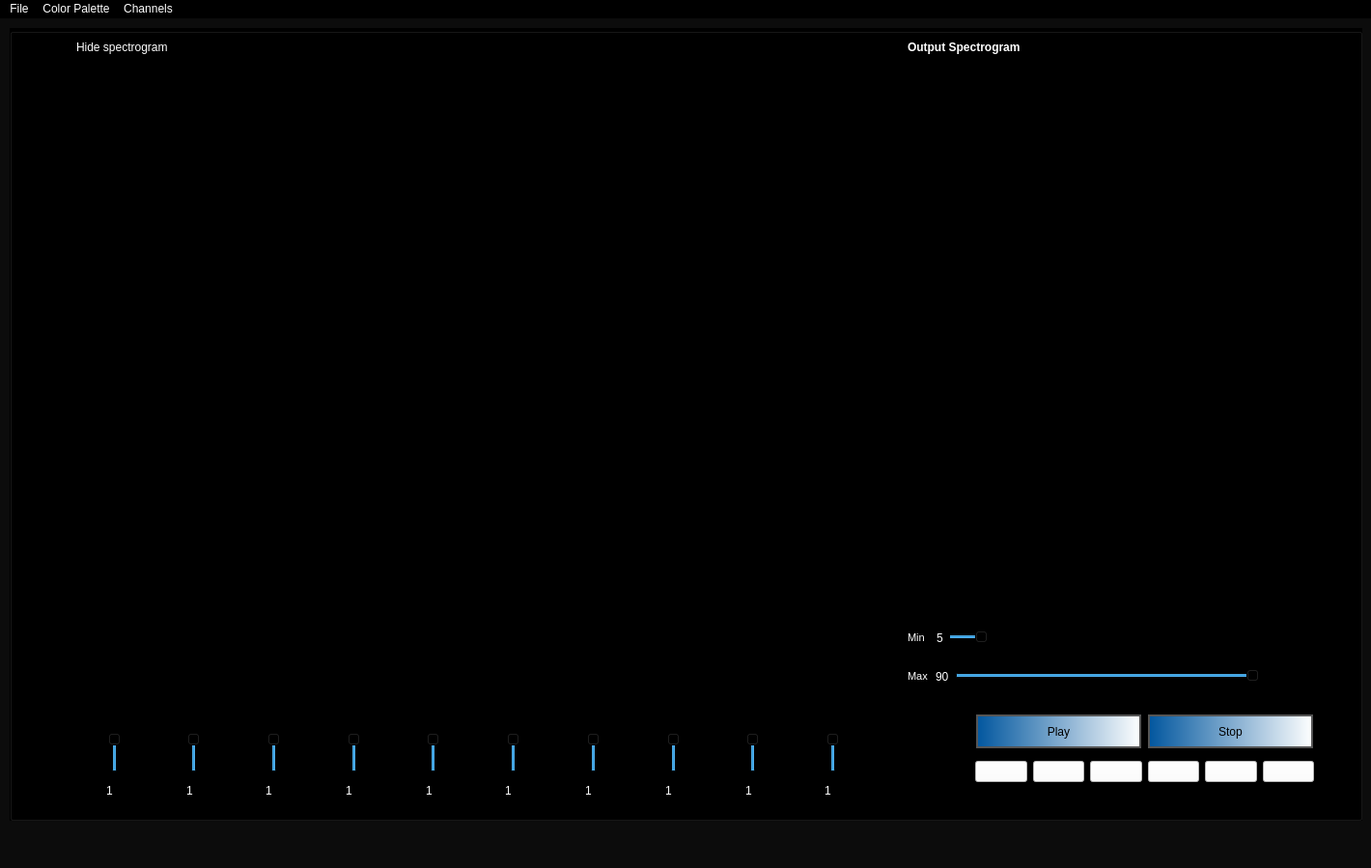
<?xml version="1.0" encoding="UTF-8"?>
<ui version="4.0">
 <class>MainWindow</class>
 <widget class="QMainWindow" name="MainWindow">
  <property name="geometry">
   <rect>
    <x>0</x>
    <y>0</y>
    <width>1420</width>
    <height>899</height>
   </rect>
  </property>
  <property name="mouseTracking">
   <bool>true</bool>
  </property>
  <property name="windowTitle">
   <string>Equalizer</string>
  </property>
  <property name="accessibleName">
   <string/>
  </property>
  <property name="autoFillBackground">
   <bool>false</bool>
  </property>
  <property name="styleSheet">
   <string notr="true">background-color: rgb(12, 12, 12);
color: rgb(255, 255, 255);
</string>
  </property>
  <property name="unifiedTitleAndToolBarOnMac">
   <bool>false</bool>
  </property>
  <widget class="QWidget" name="centralwidget">
   <widget class="QGroupBox" name="Main">
    <property name="enabled">
     <bool>true</bool>
    </property>
    <property name="geometry">
     <rect>
      <x>10</x>
      <y>10</y>
      <width>1401</width>
      <height>821</height>
     </rect>
    </property>
    <property name="sizePolicy">
     <sizepolicy hsizetype="Expanding" vsizetype="Expanding">
      <horstretch>100</horstretch>
      <verstretch>100</verstretch>
     </sizepolicy>
    </property>
    <property name="minimumSize">
     <size>
      <width>1344</width>
      <height>759</height>
     </size>
    </property>
    <property name="baseSize">
     <size>
      <width>0</width>
      <height>0</height>
     </size>
    </property>
    <property name="styleSheet">
     <string notr="true">background-color: rgb(0, 0, 0);</string>
    </property>
    <widget class="QWidget" name="layoutWidget">
     <property name="geometry">
      <rect>
       <x>100</x>
       <y>780</y>
       <width>821</width>
       <height>20</height>
      </rect>
     </property>
     <layout class="QHBoxLayout" name="numberslayout">
      <item>
       <widget class="QLabel" name="Gain1Label">
        <property name="text">
         <string>1</string>
        </property>
       </widget>
      </item>
      <item>
       <widget class="QLabel" name="Gain2Label">
        <property name="text">
         <string>1</string>
        </property>
       </widget>
      </item>
      <item>
       <widget class="QLabel" name="Gain3Label">
        <property name="text">
         <string>1</string>
        </property>
       </widget>
      </item>
      <item>
       <widget class="QLabel" name="Gain4Label">
        <property name="text">
         <string>1</string>
        </property>
       </widget>
      </item>
      <item>
       <widget class="QLabel" name="Gain5Label">
        <property name="text">
         <string>1</string>
        </property>
       </widget>
      </item>
      <item>
       <widget class="QLabel" name="Gain6Label">
        <property name="text">
         <string>1</string>
        </property>
       </widget>
      </item>
      <item>
       <widget class="QLabel" name="Gain7Label">
        <property name="text">
         <string>1</string>
        </property>
       </widget>
      </item>
      <item>
       <widget class="QLabel" name="Gain8Label">
        <property name="text">
         <string>1</string>
        </property>
       </widget>
      </item>
      <item>
       <widget class="QLabel" name="Gain9Label">
        <property name="text">
         <string>1</string>
        </property>
       </widget>
      </item>
      <item>
       <widget class="QLabel" name="Gain10Label">
        <property name="text">
         <string>1</string>
        </property>
       </widget>
      </item>
     </layout>
    </widget>
    <widget class="QWidget" name="layoutWidget">
     <property name="geometry">
      <rect>
       <x>930</x>
       <y>660</y>
       <width>51</width>
       <height>23</height>
      </rect>
     </property>
     <layout class="QHBoxLayout" name="labelslayout">
      <item>
       <widget class="QLabel" name="SliderMaxLabel">
        <property name="font">
         <font>
          <family>MS Shell Dlg 2</family>
          <pointsize>8</pointsize>
          <weight>50</weight>
          <italic>false</italic>
          <bold>false</bold>
         </font>
        </property>
        <property name="styleSheet">
         <string notr="true">font: 8pt &quot;MS Shell Dlg 2&quot;;</string>
        </property>
        <property name="text">
         <string>Max</string>
        </property>
       </widget>
      </item>
      <item>
       <widget class="QLabel" name="GainMaxLabel">
        <property name="styleSheet">
         <string notr="true">font: 8pt &quot;MS Shell Dlg 2&quot;;</string>
        </property>
        <property name="text">
         <string>90</string>
        </property>
       </widget>
      </item>
     </layout>
    </widget>
    <widget class="QWidget" name="layoutWidget">
     <property name="geometry">
      <rect>
       <x>70</x>
       <y>620</y>
       <width>821</width>
       <height>151</height>
      </rect>
     </property>
     <layout class="QHBoxLayout" name="sliderslayout">
      <item>
       <widget class="QSlider" name="Slider_1">
        <property name="sizePolicy">
         <sizepolicy hsizetype="Preferred" vsizetype="Preferred">
          <horstretch>0</horstretch>
          <verstretch>0</verstretch>
         </sizepolicy>
        </property>
        <property name="maximum">
         <number>5</number>
        </property>
        <property name="singleStep">
         <number>1</number>
        </property>
        <property name="value">
         <number>1</number>
        </property>
        <property name="orientation">
         <enum>Qt::Vertical</enum>
        </property>
       </widget>
      </item>
      <item>
       <widget class="QSlider" name="Slider_2">
        <property name="sizePolicy">
         <sizepolicy hsizetype="Preferred" vsizetype="Preferred">
          <horstretch>0</horstretch>
          <verstretch>0</verstretch>
         </sizepolicy>
        </property>
        <property name="maximum">
         <number>5</number>
        </property>
        <property name="value">
         <number>1</number>
        </property>
        <property name="sliderPosition">
         <number>1</number>
        </property>
        <property name="orientation">
         <enum>Qt::Vertical</enum>
        </property>
       </widget>
      </item>
      <item>
       <widget class="QSlider" name="Slider_3">
        <property name="sizePolicy">
         <sizepolicy hsizetype="Preferred" vsizetype="Preferred">
          <horstretch>0</horstretch>
          <verstretch>0</verstretch>
         </sizepolicy>
        </property>
        <property name="styleSheet">
         <string notr="true">color: qlineargradient(spread:pad, x1:0, y1:0, x2:1, y2:0, stop:0 rgba(0, 86, 158, 255), stop:1 rgba(255, 255, 255, 255));</string>
        </property>
        <property name="maximum">
         <number>5</number>
        </property>
        <property name="value">
         <number>1</number>
        </property>
        <property name="orientation">
         <enum>Qt::Vertical</enum>
        </property>
       </widget>
      </item>
      <item>
       <widget class="QSlider" name="Slider_4">
        <property name="sizePolicy">
         <sizepolicy hsizetype="Preferred" vsizetype="Preferred">
          <horstretch>0</horstretch>
          <verstretch>0</verstretch>
         </sizepolicy>
        </property>
        <property name="maximum">
         <number>5</number>
        </property>
        <property name="value">
         <number>1</number>
        </property>
        <property name="orientation">
         <enum>Qt::Vertical</enum>
        </property>
       </widget>
      </item>
      <item>
       <widget class="QSlider" name="Slider_5">
        <property name="sizePolicy">
         <sizepolicy hsizetype="Preferred" vsizetype="Preferred">
          <horstretch>0</horstretch>
          <verstretch>0</verstretch>
         </sizepolicy>
        </property>
        <property name="maximum">
         <number>5</number>
        </property>
        <property name="value">
         <number>1</number>
        </property>
        <property name="orientation">
         <enum>Qt::Vertical</enum>
        </property>
       </widget>
      </item>
      <item>
       <widget class="QSlider" name="Slider_6">
        <property name="sizePolicy">
         <sizepolicy hsizetype="Preferred" vsizetype="Preferred">
          <horstretch>0</horstretch>
          <verstretch>0</verstretch>
         </sizepolicy>
        </property>
        <property name="maximum">
         <number>5</number>
        </property>
        <property name="value">
         <number>1</number>
        </property>
        <property name="orientation">
         <enum>Qt::Vertical</enum>
        </property>
       </widget>
      </item>
      <item>
       <widget class="QSlider" name="Slider_7">
        <property name="sizePolicy">
         <sizepolicy hsizetype="Preferred" vsizetype="Preferred">
          <horstretch>0</horstretch>
          <verstretch>0</verstretch>
         </sizepolicy>
        </property>
        <property name="maximum">
         <number>5</number>
        </property>
        <property name="value">
         <number>1</number>
        </property>
        <property name="orientation">
         <enum>Qt::Vertical</enum>
        </property>
       </widget>
      </item>
      <item>
       <widget class="QSlider" name="Slider_8">
        <property name="sizePolicy">
         <sizepolicy hsizetype="Preferred" vsizetype="Preferred">
          <horstretch>0</horstretch>
          <verstretch>0</verstretch>
         </sizepolicy>
        </property>
        <property name="maximum">
         <number>5</number>
        </property>
        <property name="value">
         <number>1</number>
        </property>
        <property name="orientation">
         <enum>Qt::Vertical</enum>
        </property>
       </widget>
      </item>
      <item>
       <widget class="QSlider" name="Slider_9">
        <property name="sizePolicy">
         <sizepolicy hsizetype="Preferred" vsizetype="Preferred">
          <horstretch>0</horstretch>
          <verstretch>0</verstretch>
         </sizepolicy>
        </property>
        <property name="maximum">
         <number>5</number>
        </property>
        <property name="value">
         <number>1</number>
        </property>
        <property name="orientation">
         <enum>Qt::Vertical</enum>
        </property>
       </widget>
      </item>
      <item>
       <widget class="QSlider" name="Slider_10">
        <property name="sizePolicy">
         <sizepolicy hsizetype="Preferred" vsizetype="Preferred">
          <horstretch>0</horstretch>
          <verstretch>0</verstretch>
         </sizepolicy>
        </property>
        <property name="maximum">
         <number>5</number>
        </property>
        <property name="value">
         <number>1</number>
        </property>
        <property name="orientation">
         <enum>Qt::Vertical</enum>
        </property>
       </widget>
      </item>
     </layout>
    </widget>
    <widget class="QWidget" name="layoutWidget">
     <property name="geometry">
      <rect>
       <x>1000</x>
       <y>710</y>
       <width>351</width>
       <height>37</height>
      </rect>
     </property>
     <layout class="QHBoxLayout" name="buttonslayout"/>
    </widget>
    <widget class="PlotWidget" name="OutputSpectro">
     <property name="geometry">
      <rect>
       <x>930</x>
       <y>40</y>
       <width>451</width>
       <height>561</height>
      </rect>
     </property>
     <property name="sizePolicy">
      <sizepolicy hsizetype="Preferred" vsizetype="Preferred">
       <horstretch>0</horstretch>
       <verstretch>0</verstretch>
      </sizepolicy>
     </property>
    </widget>
    <widget class="QLabel" name="OutputSpecLabel">
     <property name="geometry">
      <rect>
       <x>930</x>
       <y>10</y>
       <width>441</width>
       <height>21</height>
      </rect>
     </property>
     <property name="text">
      <string>&lt;html&gt;&lt;head/&gt;&lt;body&gt;&lt;p&gt;&lt;span style=&quot; font-weight:700;&quot;&gt;Output Spectrogram&lt;/span&gt;&lt;/p&gt;&lt;/body&gt;&lt;/html&gt;</string>
     </property>
    </widget>
    <widget class="QWidget" name="layoutWidget_3">
     <property name="geometry">
      <rect>
       <x>1000</x>
       <y>750</y>
       <width>351</width>
       <height>41</height>
      </rect>
     </property>
     <layout class="QHBoxLayout" name="sliderslayout_3">
      <item>
       <widget class="QPushButton" name="zoom_in">
        <property name="styleSheet">
         <string notr="true">QPushButton { background-color: white; }</string>
        </property>
        <property name="text">
         <string/>
        </property>
        <property name="icon">
         <iconset resource="img.qrc">
          <normaloff>:/img/zoomin.JPG</normaloff>:/img/zoomin.JPG</iconset>
        </property>
        <property name="iconSize">
         <size>
          <width>25</width>
          <height>25</height>
         </size>
        </property>
        <property name="shortcut">
         <string>Ctrl+=</string>
        </property>
       </widget>
      </item>
      <item>
       <widget class="QPushButton" name="zoom_out">
        <property name="styleSheet">
         <string notr="true">QPushButton { background-color: white; }</string>
        </property>
        <property name="text">
         <string/>
        </property>
        <property name="icon">
         <iconset resource="img.qrc">
          <normaloff>:/img/zoomout.JPG</normaloff>:/img/zoomout.JPG</iconset>
        </property>
        <property name="iconSize">
         <size>
          <width>25</width>
          <height>25</height>
         </size>
        </property>
        <property name="shortcut">
         <string>Ctrl+-</string>
        </property>
       </widget>
      </item>
      <item>
       <widget class="QPushButton" name="up_button">
        <property name="styleSheet">
         <string notr="true">QPushButton { background-color: white; }</string>
        </property>
        <property name="text">
         <string/>
        </property>
        <property name="icon">
         <iconset resource="img.qrc">
          <normaloff>:/img/uparrw-Copy.png</normaloff>:/img/uparrw-Copy.png</iconset>
        </property>
        <property name="iconSize">
         <size>
          <width>25</width>
          <height>25</height>
         </size>
        </property>
        <property name="shortcut">
         <string>Up</string>
        </property>
       </widget>
      </item>
      <item>
       <widget class="QPushButton" name="down_button">
        <property name="styleSheet">
         <string notr="true">QPushButton { background-color: white; }</string>
        </property>
        <property name="text">
         <string/>
        </property>
        <property name="icon">
         <iconset resource="img.qrc">
          <normaloff>:/img/dwnarrw.png</normaloff>:/img/dwnarrw.png</iconset>
        </property>
        <property name="iconSize">
         <size>
          <width>25</width>
          <height>25</height>
         </size>
        </property>
        <property name="shortcut">
         <string>Down</string>
        </property>
       </widget>
      </item>
      <item>
       <widget class="QPushButton" name="left_button">
        <property name="styleSheet">
         <string notr="true">QPushButton { background-color: white; }</string>
        </property>
        <property name="text">
         <string/>
        </property>
        <property name="icon">
         <iconset resource="img.qrc">
          <normaloff>:/img/larrw.png</normaloff>:/img/larrw.png</iconset>
        </property>
        <property name="iconSize">
         <size>
          <width>25</width>
          <height>25</height>
         </size>
        </property>
        <property name="shortcut">
         <string>Left</string>
        </property>
       </widget>
      </item>
      <item>
       <widget class="QPushButton" name="right_button">
        <property name="styleSheet">
         <string notr="true">QPushButton { background-color: white; }</string>
        </property>
        <property name="text">
         <string/>
        </property>
        <property name="icon">
         <iconset resource="img.qrc">
          <normaloff>:/img/Rarrw.png</normaloff>:/img/Rarrw.png</iconset>
        </property>
        <property name="iconSize">
         <size>
          <width>25</width>
          <height>25</height>
         </size>
        </property>
        <property name="shortcut">
         <string>Right</string>
        </property>
       </widget>
      </item>
     </layout>
    </widget>
    <widget class="QSlider" name="Slider_11">
     <property name="geometry">
      <rect>
       <x>959</x>
       <y>620</y>
       <width>411</width>
       <height>22</height>
      </rect>
     </property>
     <property name="maximum">
      <number>50</number>
     </property>
     <property name="value">
      <number>5</number>
     </property>
     <property name="orientation">
      <enum>Qt::Horizontal</enum>
     </property>
    </widget>
    <widget class="QSlider" name="Slider_12">
     <property name="geometry">
      <rect>
       <x>979</x>
       <y>660</y>
       <width>391</width>
       <height>22</height>
      </rect>
     </property>
     <property name="minimum">
      <number>50</number>
     </property>
     <property name="maximum">
      <number>100</number>
     </property>
     <property name="value">
      <number>90</number>
     </property>
     <property name="orientation">
      <enum>Qt::Horizontal</enum>
     </property>
    </widget>
    <widget class="QWidget" name="layoutWidget_2">
     <property name="geometry">
      <rect>
       <x>930</x>
       <y>620</y>
       <width>44</width>
       <height>23</height>
      </rect>
     </property>
     <layout class="QHBoxLayout" name="labelslayout_2">
      <item>
       <widget class="QLabel" name="SliderMinLabel">
        <property name="font">
         <font>
          <family>MS Shell Dlg 2</family>
          <pointsize>8</pointsize>
          <weight>50</weight>
          <italic>false</italic>
          <bold>false</bold>
         </font>
        </property>
        <property name="styleSheet">
         <string notr="true">font: 8pt &quot;MS Shell Dlg 2&quot;;</string>
        </property>
        <property name="text">
         <string>Min  </string>
        </property>
       </widget>
      </item>
      <item>
       <widget class="QLabel" name="GainMinLabel">
        <property name="text">
         <string>5</string>
        </property>
       </widget>
      </item>
     </layout>
    </widget>
    <widget class="QWidget" name="verticalLayoutWidget">
     <property name="geometry">
      <rect>
       <x>50</x>
       <y>40</y>
       <width>871</width>
       <height>561</height>
      </rect>
     </property>
     <layout class="QVBoxLayout" name="verticalLayout">
      <item>
       <widget class="PlotWidget" name="InputSignal">
        <property name="sizePolicy">
         <sizepolicy hsizetype="Preferred" vsizetype="Preferred">
          <horstretch>0</horstretch>
          <verstretch>0</verstretch>
         </sizepolicy>
        </property>
       </widget>
      </item>
      <item>
       <widget class="PlotWidget" name="InputSpectro">
        <property name="sizePolicy">
         <sizepolicy hsizetype="Preferred" vsizetype="Preferred">
          <horstretch>0</horstretch>
          <verstretch>0</verstretch>
         </sizepolicy>
        </property>
       </widget>
      </item>
      <item>
       <widget class="PlotWidget" name="OutputSignal">
        <property name="sizePolicy">
         <sizepolicy hsizetype="Preferred" vsizetype="Preferred">
          <horstretch>0</horstretch>
          <verstretch>0</verstretch>
         </sizepolicy>
        </property>
        <property name="styleSheet">
         <string notr="true"/>
        </property>
        <property name="backgroundBrush">
         <brush brushstyle="NoBrush">
          <color alpha="0">
           <red>0</red>
           <green>0</green>
           <blue>0</blue>
          </color>
         </brush>
        </property>
       </widget>
      </item>
     </layout>
    </widget>
    <widget class="QCheckBox" name="show_ISpectroCh">
     <property name="geometry">
      <rect>
       <x>50</x>
       <y>10</y>
       <width>201</width>
       <height>20</height>
      </rect>
     </property>
     <property name="styleSheet">
      <string notr="true">background-color: rgb(0, 0, 0);</string>
     </property>
     <property name="text">
      <string>Hide spectrogram</string>
     </property>
     <property name="shortcut">
      <string>Ctrl+H</string>
     </property>
    </widget>
    <widget class="QPushButton" name="Stop_Button">
     <property name="enabled">
      <bool>true</bool>
     </property>
     <property name="geometry">
      <rect>
       <x>1179</x>
       <y>711</y>
       <width>171</width>
       <height>35</height>
      </rect>
     </property>
     <property name="sizePolicy">
      <sizepolicy hsizetype="Preferred" vsizetype="Preferred">
       <horstretch>0</horstretch>
       <verstretch>0</verstretch>
      </sizepolicy>
     </property>
     <property name="styleSheet">
      <string notr="true">background-color: qlineargradient(spread:pad, x1:0, y1:0, x2:1, y2:0, stop:0 rgba(0, 86, 158, 255), stop:1 rgba(255, 255, 255, 255));
color: rgb(0, 0, 0);
font: 63 14pt &quot;Yu Gothic UI Semibold&quot;;
border: 2px solid #555;
border-radius: 30px;
</string>
     </property>
     <property name="text">
      <string>Stop</string>
     </property>
     <property name="shortcut">
      <string>Alt+S</string>
     </property>
     <property name="flat">
      <bool>false</bool>
     </property>
    </widget>
    <widget class="QPushButton" name="Play_Button">
     <property name="enabled">
      <bool>true</bool>
     </property>
     <property name="geometry">
      <rect>
       <x>1001</x>
       <y>711</y>
       <width>171</width>
       <height>35</height>
      </rect>
     </property>
     <property name="sizePolicy">
      <sizepolicy hsizetype="Preferred" vsizetype="Preferred">
       <horstretch>0</horstretch>
       <verstretch>0</verstretch>
      </sizepolicy>
     </property>
     <property name="styleSheet">
      <string notr="true">background-color: qlineargradient(spread:pad, x1:0, y1:0, x2:1, y2:0, stop:0 rgba(0, 86, 158, 255), stop:1 rgba(255, 255, 255, 255));
color: rgb(0, 0, 0);
font: 63 14pt &quot;Yu Gothic UI Semibold&quot;;
border: 2px solid #555;
border-radius: 30px;</string>
     </property>
     <property name="text">
      <string>Play</string>
     </property>
     <property name="shortcut">
      <string>Alt+P</string>
     </property>
    </widget>
    <widget class="QWidget" name="verticalLayoutWidget_2">
     <property name="geometry">
      <rect>
       <x>10</x>
       <y>10</y>
       <width>31</width>
       <height>641</height>
      </rect>
     </property>
     <layout class="QVBoxLayout" name="verticalLayout_3">
      <item>
       <widget class="QLabel" name="label_5">
        <property name="text">
         <string/>
        </property>
        <property name="pixmap">
         <pixmap>../input_img.jpg</pixmap>
        </property>
       </widget>
      </item>
      <item>
       <widget class="QLabel" name="label_3">
        <property name="text">
         <string/>
        </property>
        <property name="pixmap">
         <pixmap>../output_img.jpg</pixmap>
        </property>
       </widget>
      </item>
     </layout>
    </widget>
   </widget>
  </widget>
  <widget class="QMenuBar" name="menubar">
   <property name="geometry">
    <rect>
     <x>0</x>
     <y>0</y>
     <width>1420</width>
     <height>26</height>
    </rect>
   </property>
   <property name="styleSheet">
    <string notr="true">background-color: rgb(0, 0, 0);
alternate-background-color: rgb(74, 74, 74);</string>
   </property>
   <widget class="QMenu" name="menufile">
    <property name="mouseTracking">
     <bool>true</bool>
    </property>
    <property name="tabletTracking">
     <bool>false</bool>
    </property>
    <property name="focusPolicy">
     <enum>Qt::NoFocus</enum>
    </property>
    <property name="autoFillBackground">
     <bool>false</bool>
    </property>
    <property name="styleSheet">
     <string notr="true">color: rgb(255, 255, 255);
background-color: rgb(80, 80, 80);</string>
    </property>
    <property name="title">
     <string>File</string>
    </property>
    <addaction name="action_new_win"/>
    <addaction name="action_open"/>
    <addaction name="action_clear"/>
    <addaction name="actionSave_as_PDF"/>
    <addaction name="actionClose"/>
   </widget>
   <widget class="QMenu" name="menuColor_Palette">
    <property name="styleSheet">
     <string notr="true">background-color: rgb(80, 80, 80);</string>
    </property>
    <property name="title">
     <string>Color Palette</string>
    </property>
    <addaction name="actionPalette_1"/>
    <addaction name="actionPalette_2"/>
    <addaction name="actionPalette_3"/>
    <addaction name="actionPalette_4"/>
    <addaction name="actionPalette_5"/>
   </widget>
   <widget class="QMenu" name="menuChannels">
    <property name="styleSheet">
     <string notr="true">background-color: rgb(80, 80, 80);</string>
    </property>
    <property name="title">
     <string>Channels</string>
    </property>
    <addaction name="InputCh"/>
    <addaction name="ISpectroCh"/>
    <addaction name="OutputCh"/>
    <addaction name="OSpectroCh"/>
   </widget>
   <addaction name="menufile"/>
   <addaction name="menuColor_Palette"/>
   <addaction name="menuChannels"/>
  </widget>
  <widget class="QStatusBar" name="statusbar"/>
  <action name="action_new_win">
   <property name="text">
    <string>New Window</string>
   </property>
   <property name="toolTip">
    <string>New Window</string>
   </property>
   <property name="shortcut">
    <string>Ctrl+N</string>
   </property>
  </action>
  <action name="action_open">
   <property name="text">
    <string>Open</string>
   </property>
   <property name="shortcut">
    <string>Alt+O</string>
   </property>
  </action>
  <action name="action_save">
   <property name="text">
    <string>Save</string>
   </property>
   <property name="shortcut">
    <string>Ctrl+S</string>
   </property>
  </action>
  <action name="action_clear">
   <property name="text">
    <string>Clear</string>
   </property>
   <property name="toolTip">
    <string>Clear</string>
   </property>
   <property name="shortcut">
    <string>Ctrl+C</string>
   </property>
  </action>
  <action name="actionPalette_2">
   <property name="text">
    <string>Palette 2</string>
   </property>
   <property name="shortcut">
    <string>Alt+2</string>
   </property>
  </action>
  <action name="actionPalette_1">
   <property name="text">
    <string>Palette 1</string>
   </property>
   <property name="shortcut">
    <string>Alt+1</string>
   </property>
  </action>
  <action name="actionPalette_3">
   <property name="text">
    <string>Palette 3</string>
   </property>
   <property name="shortcut">
    <string>Alt+3</string>
   </property>
  </action>
  <action name="actionPalette_4">
   <property name="text">
    <string>Palette 4 </string>
   </property>
   <property name="shortcut">
    <string>Alt+4</string>
   </property>
  </action>
  <action name="actionPalette_5">
   <property name="text">
    <string>Palette 5</string>
   </property>
   <property name="shortcut">
    <string>Alt+5</string>
   </property>
  </action>
  <action name="actionSave_as_PDF">
   <property name="text">
    <string>Save as PDF</string>
   </property>
   <property name="shortcut">
    <string>Ctrl+Shift+S</string>
   </property>
  </action>
  <action name="InputCh">
   <property name="checkable">
    <bool>true</bool>
   </property>
   <property name="text">
    <string>InputChannel</string>
   </property>
   <property name="shortcut">
    <string>Ctrl+1</string>
   </property>
  </action>
  <action name="ISpectroCh">
   <property name="checkable">
    <bool>true</bool>
   </property>
   <property name="text">
    <string>InputSpectroChannel</string>
   </property>
   <property name="shortcut">
    <string>Ctrl+2</string>
   </property>
  </action>
  <action name="OutputCh">
   <property name="checkable">
    <bool>true</bool>
   </property>
   <property name="text">
    <string>OutputChannel</string>
   </property>
   <property name="shortcut">
    <string>Ctrl+3</string>
   </property>
  </action>
  <action name="OSpectroCh">
   <property name="checkable">
    <bool>true</bool>
   </property>
   <property name="text">
    <string>OutputSpectroChannel</string>
   </property>
   <property name="shortcut">
    <string>Ctrl+4</string>
   </property>
  </action>
  <action name="actionClose">
   <property name="text">
    <string>Close</string>
   </property>
   <property name="shortcut">
    <string>Ctrl+X</string>
   </property>
  </action>
 </widget>
 <customwidgets>
  <customwidget>
   <class>PlotWidget</class>
   <extends>QGraphicsView</extends>
   <header>pyqtgraph</header>
   <container>1</container>
   <slots>
    <signal>signal1()</signal>
    <slot>slot1()</slot>
   </slots>
  </customwidget>
 </customwidgets>
 <resources>
  <include location="img.qrc"/>
 </resources>
 <connections>
  <connection>
   <sender>Slider_2</sender>
   <signal>valueChanged(int)</signal>
   <receiver>Gain2Label</receiver>
   <slot>setNum(int)</slot>
   <hints>
    <hint type="sourcelabel">
     <x>230</x>
     <y>657</y>
    </hint>
    <hint type="destinationlabel">
     <x>232</x>
     <y>817</y>
    </hint>
   </hints>
  </connection>
  <connection>
   <sender>Slider_3</sender>
   <signal>valueChanged(int)</signal>
   <receiver>Gain3Label</receiver>
   <slot>setNum(int)</slot>
   <hints>
    <hint type="sourcelabel">
     <x>277</x>
     <y>679</y>
    </hint>
    <hint type="destinationlabel">
     <x>307</x>
     <y>817</y>
    </hint>
   </hints>
  </connection>
  <connection>
   <sender>Slider_6</sender>
   <signal>valueChanged(int)</signal>
   <receiver>Gain6Label</receiver>
   <slot>setNum(int)</slot>
   <hints>
    <hint type="sourcelabel">
     <x>501</x>
     <y>675</y>
    </hint>
    <hint type="destinationlabel">
     <x>531</x>
     <y>817</y>
    </hint>
   </hints>
  </connection>
  <connection>
   <sender>Slider_9</sender>
   <signal>valueChanged(int)</signal>
   <receiver>Gain9Label</receiver>
   <slot>setNum(int)</slot>
   <hints>
    <hint type="sourcelabel">
     <x>768</x>
     <y>688</y>
    </hint>
    <hint type="destinationlabel">
     <x>839</x>
     <y>817</y>
    </hint>
   </hints>
  </connection>
  <connection>
   <sender>Slider_10</sender>
   <signal>valueChanged(int)</signal>
   <receiver>Gain10Label</receiver>
   <slot>setNum(int)</slot>
   <hints>
    <hint type="sourcelabel">
     <x>850</x>
     <y>679</y>
    </hint>
    <hint type="destinationlabel">
     <x>921</x>
     <y>817</y>
    </hint>
   </hints>
  </connection>
  <connection>
   <sender>show_ISpectroCh</sender>
   <signal>stateChanged(int)</signal>
   <receiver>InputSpectro</receiver>
   <slot>show()</slot>
   <hints>
    <hint type="sourcelabel">
     <x>128</x>
     <y>54</y>
    </hint>
    <hint type="destinationlabel">
     <x>69</x>
     <y>307</y>
    </hint>
   </hints>
  </connection>
  <connection>
   <sender>Slider_7</sender>
   <signal>valueChanged(int)</signal>
   <receiver>Gain7Label</receiver>
   <slot>setNum(int)</slot>
   <hints>
    <hint type="sourcelabel">
     <x>603</x>
     <y>685</y>
    </hint>
    <hint type="destinationlabel">
     <x>674</x>
     <y>817</y>
    </hint>
   </hints>
  </connection>
  <connection>
   <sender>Slider_5</sender>
   <signal>valueChanged(int)</signal>
   <receiver>Gain5Label</receiver>
   <slot>setNum(int)</slot>
   <hints>
    <hint type="sourcelabel">
     <x>426</x>
     <y>685</y>
    </hint>
    <hint type="destinationlabel">
     <x>456</x>
     <y>817</y>
    </hint>
   </hints>
  </connection>
  <connection>
   <sender>Slider_8</sender>
   <signal>valueChanged(int)</signal>
   <receiver>Gain8Label</receiver>
   <slot>setNum(int)</slot>
   <hints>
    <hint type="sourcelabel">
     <x>684</x>
     <y>684</y>
    </hint>
    <hint type="destinationlabel">
     <x>755</x>
     <y>817</y>
    </hint>
   </hints>
  </connection>
  <connection>
   <sender>Slider_12</sender>
   <signal>valueChanged(int)</signal>
   <receiver>GainMaxLabel</receiver>
   <slot>setNum(int)</slot>
   <hints>
    <hint type="sourcelabel">
     <x>998</x>
     <y>705</y>
    </hint>
    <hint type="destinationlabel">
     <x>986</x>
     <y>705</y>
    </hint>
   </hints>
  </connection>
  <connection>
   <sender>Slider_4</sender>
   <signal>valueChanged(int)</signal>
   <receiver>Gain4Label</receiver>
   <slot>setNum(int)</slot>
   <hints>
    <hint type="sourcelabel">
     <x>352</x>
     <y>679</y>
    </hint>
    <hint type="destinationlabel">
     <x>382</x>
     <y>817</y>
    </hint>
   </hints>
  </connection>
  <connection>
   <sender>Slider_11</sender>
   <signal>valueChanged(int)</signal>
   <receiver>GainMinLabel</receiver>
   <slot>setNum(int)</slot>
   <hints>
    <hint type="sourcelabel">
     <x>970</x>
     <y>664</y>
    </hint>
    <hint type="destinationlabel">
     <x>976</x>
     <y>670</y>
    </hint>
   </hints>
  </connection>
  <connection>
   <sender>show_ISpectroCh</sender>
   <signal>stateChanged(int)</signal>
   <receiver>InputSpectro</receiver>
   <slot>hide()</slot>
   <hints>
    <hint type="sourcelabel">
     <x>103</x>
     <y>55</y>
    </hint>
    <hint type="destinationlabel">
     <x>81</x>
     <y>296</y>
    </hint>
   </hints>
  </connection>
  <connection>
   <sender>Slider_1</sender>
   <signal>valueChanged(int)</signal>
   <receiver>Gain1Label</receiver>
   <slot>setNum(int)</slot>
   <hints>
    <hint type="sourcelabel">
     <x>107</x>
     <y>659</y>
    </hint>
    <hint type="destinationlabel">
     <x>158</x>
     <y>817</y>
    </hint>
   </hints>
  </connection>
 </connections>
</ui>
